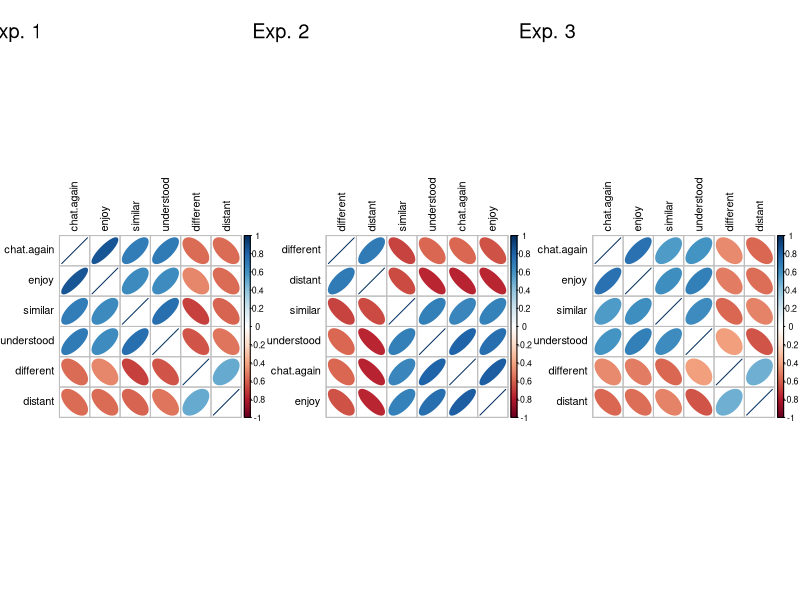

This figure's R source: (Note: this script raises an error after producing the figure.)
# The Connection During Conversations Scale (CDCS)
# https://journals.plos.org/plosone/article?id=10.1371/journal.pone.0286408#sec044

# read data from experiments
ratings1 <- read.csv("experiment1/cleaned/ratings_final.csv")
ratings2 <- read.csv("experiment2/cleaned/ratings_final.csv")
ratings3 <- read.csv("experiment3/2025_gpt_pcq_bfi.csv")



# experiment 1
id1 <- unique(ratings1$Participant.Private.ID)
for (i in 1:length(id1)) {
  tmp <- ratings1[ratings1$Participant.Private.ID == id1[i],]
  tmp$likert <- tolower(paste0(tmp$question,"_",tmp$chat))
  tmp <- tmp[order(tmp$likert),]
  tmp2 <- data.frame(t(tmp$Response))
  colnames(tmp2) <- tmp$likert
  tmp2 <- data.frame(participant_ID=tmp$Participant.Private.ID[1],tmp2)
  if (i == 1) {
    wf1 <- tmp2
  } else {
    wf1 <- rbind(wf1, tmp2)
  }
}; rm(tmp, tmp2)

# experiment 2
id2 <- unique(ratings2$Participant.Private.ID)
for (i in 1:length(id2)) {
  tmp <- ratings2[ratings2$Participant.Private.ID == id2[i],]
  tmp$likert <- tolower(paste0(tmp$question,"_",tmp$chat))
  tmp <- tmp[order(tmp$likert),]
  tmp2 <- data.frame(t(tmp$Response))
  colnames(tmp2) <- tmp$likert
  tmp2 <- data.frame(participant_ID=tmp$Participant.Private.ID[1],tmp2)
  if (i == 1) {
    wf2 <- tmp2
  } else {
    wf2 <- rbind(wf2, tmp2)
  }
}; rm(tmp, tmp2)

# experiment 3
colnames(ratings3)[2:3] <- c("chat.again_mirror","chat.again_inverse")
wf3 <- ratings3


wf1$chat.again <- (wf1$chat.again_anxious + wf1$chat.again_nonanxious)/2
wf1$different <- (wf1$different_anxious + wf1$different_nonanxious)/2
wf1$distant <- (wf1$distant_anxious + wf1$distant_nonanxious)/2
wf1$enjoy <- (wf1$enjoy_anxious + wf1$enjoy_nonanxious)/2
wf1$similar <- (wf1$similar_anxious + wf1$similar_nonanxious)/2
wf1$understood <- (wf1$understood_anxious + wf1$understood_nonanxious)/2

wf2$chat.again <- (wf2$chat.again_extrovert + wf2$chat.again_introvert)/2
wf2$different <- (wf2$different_extrovert + wf2$different_introvert)/2
wf2$distant <- (wf2$distant_extrovert + wf2$distant_introvert)/2
wf2$enjoy <- (wf2$enjoy_extrovert + wf2$enjoy_introvert)/2
wf2$similar <- (wf2$similar_extrovert + wf2$similar_introvert)/2
wf2$understood <- (wf2$understood_extrovert + wf2$understood_introvert)/2

wf3$chat.again <- (wf3$chat.again_mirror + wf3$chat.again_inverse)/2
wf3$different <- (wf3$different_mirror + wf3$different_inverse)/2
wf3$distant <- (wf3$distant_mirror + wf3$distant_inverse)/2
wf3$enjoy <- (wf3$enjoy_mirror + wf3$enjoy_inverse)/2
wf3$similar <- (wf3$similar_mirror + wf3$similar_inverse)/2
wf3$understood <- (wf3$understood_mirror + wf3$understood_inverse)/2

vars <- c("chat.again","different","distant","enjoy","similar","understood")

library(corrplot)
par(mfrow = c(1, 3)) 
corrplot(cor(wf1[,vars]), order = "hclust", method = "ellipse", tl.col = "black") 
  mtext("Exp. 1", at=-1, line=1, cex=1.2)
corrplot(cor(wf2[,vars]), order = "hclust", method = "ellipse", tl.col = "black") 
  mtext("Exp. 2", at=-1, line=1, cex=1.2)
corrplot(cor(wf3[,vars]), order = "hclust", method = "ellipse", tl.col = "black") 
  mtext("Exp. 3", at=-1, line=1, cex=1.2)
par(mfrow = c(1, 1))


tmp <- rbind(data.frame(melt(round(cor(wf1[,vars]),2)),exp="Expt. 1"),
             data.frame(melt(round(cor(wf2[,vars]),2)),exp="Expt. 2"),
             data.frame(melt(round(cor(wf3[,vars]),2)),exp="Expt. 3"))

(p <- ggplot(tmp, aes(x = Var1, y = Var2, fill = value)) +
    labs(x = NULL, y = NULL) +
    geom_tile(color = "white") + # Adds a white border to tiles
    geom_text(aes(label = value), color = "black", size = 3) + # Adds correlation values as text
    scale_fill_gradient2(low = "blue", high = "red", mid = "white", # Custom color scale
                         midpoint = 0, limit = c(-1, 1), space = "Lab",
                         name = "r") +
    theme_minimal() +
    coord_fixed() + # Ensures square tiles
    facet_wrap(exp ~ .) +
    theme(axis.text.x = element_text(angle = 45, vjust = 1, hjust = 1),
          panel.grid.major = element_blank(),
          panel.border = element_blank(),
          legend.position = "right"))




# # # # # Cronbach Alpha # # # # #
if (!require(psych)) {install.packages("psych")}; library(psych)
alpha1 <- alpha(wf1[,vars], check.keys=TRUE) # alpha
alpha2 <- alpha(wf2[,vars], check.keys=TRUE)
alpha3 <- alpha(wf3[,vars], check.keys=TRUE)
alpha1$total; alpha2$total; alpha3$total


# # # # # Factor Analysis # # # # # 
# KMO should ideally be > 0.6
KMO(wf1[,vars])
KMO(wf2[,vars])
KMO(wf3[,vars])

# Bartlett's test checks if variables are correlated at all (p-value should be < 0.05)
cortest.bartlett(wf1[,vars])
cortest.bartlett(wf2[,vars])
cortest.bartlett(wf3[,vars])

# This will output a plot and suggest a number of factors in the console
fa.parallel(wf1[,vars], fm = "minres", fa = "fa")
fa.parallel(wf2[,vars], fm = "minres", fa = "fa")
fa.parallel(wf3[,vars], fm = "minres", fa = "fa")

# Example: Running 2 factors based on the parallel analysis
fa_model <- fa(wf1[,vars], nfactors = 1, rotate = "oblimin", fm = "minres")
print(fa_model, cut = 0.3, digits = 2) # Print the detailed results
fa.diagram(fa_model)

fa_model <- fa(wf2[,vars], nfactors = 1, rotate = "oblimin", fm = "minres")
print(fa_model, cut = 0.3, digits = 2) # Print the detailed results
fa.diagram(fa_model)

fa_model <- fa(wf3[,vars], nfactors = 1, rotate = "oblimin", fm = "minres")
print(fa_model, cut = 0.3, digits = 2) # Print the detailed results
fa.diagram(fa_model)
